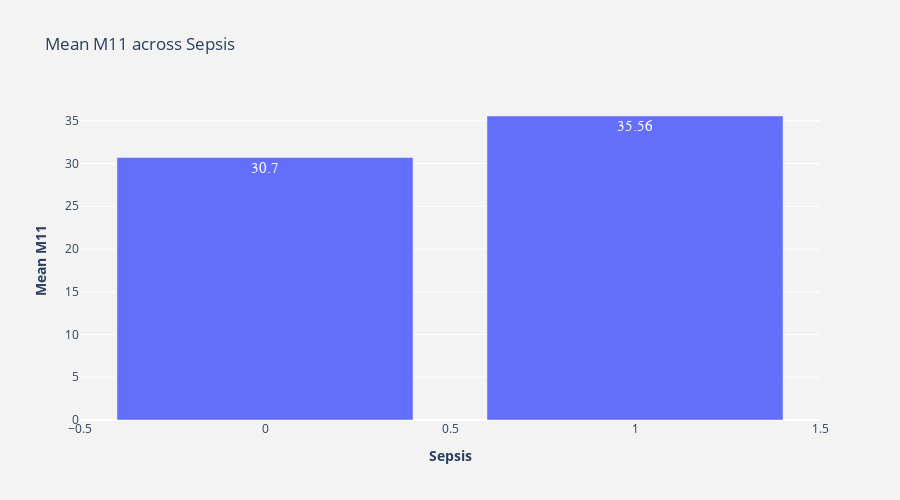

Notebook cell for this chart:
### Markdown cell above
##  ❓<span style="color:blue ">OBSERVATION: </span>
 

<div style="color:white;
           display:fill;
           border-radius:5px;
           background-color:#3D3D3D;
           font-size:110%;
           font-family:Verdana;
           letter-spacing:0.5px">

<p style="padding: 10px;
              color:#FFD154;">
 Box plot shows the distribution of M11 between categories of Sepsis (1 and 0) has has correlation value 0.33. And a p value is 0. As we can see that if the patient is heavier they tend to get Sepsis
</p>
</div>


***

### Code cell
numGroupedByCat(df_train.M11)

### Figure 1 — Plotly figure (JSON) as saved in the notebook; plotly's stock layout.template omitted (floating-point values rounded to 4 significant figures)
{"data": [{"hoverinfo": "x+y", "text": [30.7, 35.56], "textfont": {"family": "sans serif", "size": 15}, "textposition": "auto", "type": "bar", "x": [0, 1], "y": [30.7, 35.56]}], "layout": {"height": 500, "paper_bgcolor": "rgb(243, 243, 243)", "plot_bgcolor": "rgb(243, 243, 243)", "showlegend": false, "title": {"text": "Mean M11 across Sepsis"}, "width": 900, "xaxis": {"anchor": "y", "domain": [0, 1], "title": {"text": "<b>Sepsis</b>"}}, "yaxis": {"anchor": "x", "domain": [0, 1], "title": {"text": "<b>Mean M11</b>"}}}}
